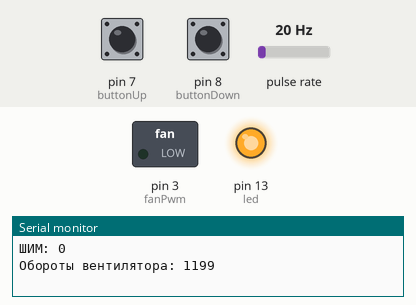
The sketch below on a simulated Arduino Uno, built with avr-gcc and run on an emulated ATmega328P. Shown: switched loads named in the sketch (green lamp = pin HIGH), output pins drawn as LEDs (lit = HIGH), the last lines printed to the serial monitor. Wiring (inferred from the names in the program): pulse sensor: data pin 2. Dashed ring = blinking. The test bench sets the inputs (shaded band); at power-on: pin 7 (buttonUp) HIGH, pin 8 (buttonDown) HIGH, pulse rate 20 Hz.

Above: at 1.2 s.
1.3 s: pin 7 (buttonUp) pulled LOW for 3.2 s
At 5.3 s:
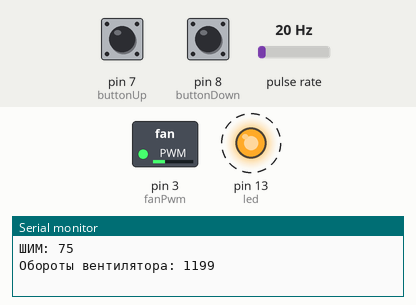
6.0 s: pin 8 (buttonDown) pulled LOW for 3.2 s
At 7.6 s:
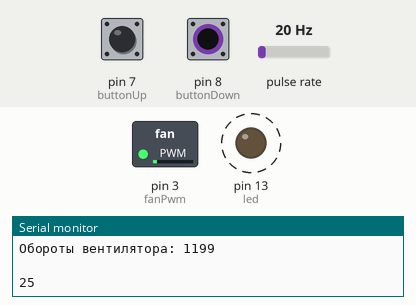
10.7 s: pin 7 (buttonUp) pulled LOW for 0.15 s
At 11.5 s:
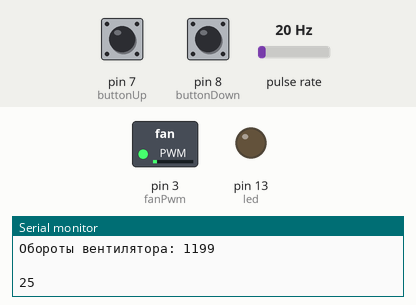
13.2 s: pin 8 (buttonDown) pulled LOW for 0.15 s
At 15.2 s:
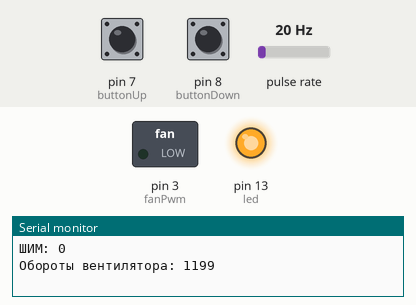
16.3 s: pin 7 (buttonUp) pulled LOW for 1 s
At 17.2 s:
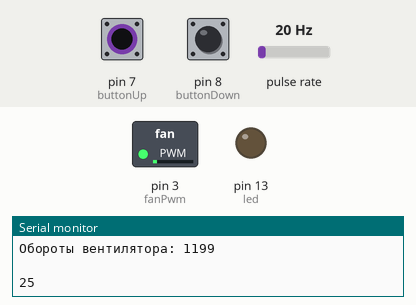
18.9 s: pin 7 (buttonUp) driven LOW
At 22.7 s:
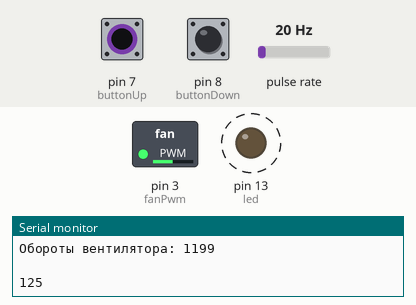
Timing chart, 0 to 25.8 s (numbered marks = the images above; inputs shaded):
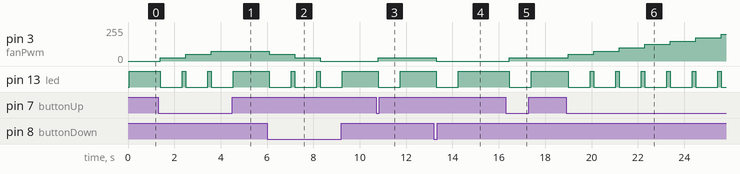

Measured:
- after the input at 1.3 s, pin 3 (fanPwm): 0/255 → 25/255 after 0.09 s, → 50/255 1.1 s later, → 75/255 1.1 s later; pin 13 (led): alternates HIGH for 0.14 s and LOW for 0.96 s, starting after 0.09 s
- after the input at 6.0 s, pin 3 (fanPwm): 75/255 → 50/255 after 0.09 s, → 25/255 1.1 s later, → 0/255 1.1 s later; pin 13 (led): alternates HIGH for 0.14 s and LOW for 0.96 s, starting after 0.09 s
- after the input at 10.7 s, pin 3 (fanPwm): 0/255 → 25/255 after 0.09 s; pin 13 (led): HIGH → LOW after 0.09 s, → HIGH 0.96 s later
- after the input at 13.2 s, pin 3 (fanPwm): 25/255 → 0/255 after 0.09 s; pin 13 (led): HIGH → LOW after 0.09 s, → HIGH 0.96 s later
- after the input at 16.3 s, pin 3 (fanPwm): 0/255 → 25/255 after 0.14 s; pin 13 (led): HIGH → LOW after 0.14 s, → HIGH 0.96 s later
- after the input at 18.9 s, pin 3 (fanPwm): moves from 25/255 to 200/255 over 6.6 s, starting after 0.09 s; pin 13 (led): alternates HIGH for 0.14 s and LOW for 0.96 s, starting after 0.09 s

The sketch:

karlson_fan_control.ino
```cpp
int fanPwm = 3;             // Пин PWM для управления вентилятором
int fanTach = 2;             // Пин для чтения сигнала оборотов вентилятора
int buttonUp = 7;           // Пин кнопки увеличения скорости вентилятора
int buttonDown = 8;         // Пин кнопки уменьшения скорости вентилятора
int buttonStateUp = 0;      // Состояние кнопки увеличения скорости
int buttonStateDown = 0;    // Состояние кнопки уменьшения скорости
int pwm = 0;                // Значение ШИМ (Широтно-Импульсная Модуляция) для управления скоростью вентилятора
int pwmStep = 25;           // Шаг изменения ШИМ (10%)
int led = 13;               // Пин светодиода
unsigned long pulseDuration;
unsigned long previousMillis = 0;

const long interval = 1000;  // Интервал для вывода данных в миллисекундах (1 секунда)

void setup() {
  Serial.begin(9600);
  pinMode(fanPwm, OUTPUT);  // Установка пина управления вентилятором как выход
  pinMode(fanTach, INPUT);  // Установка пина для чтения сигнала оборотов вентилятора как вход
  digitalWrite(fanTach, HIGH);  // Включение внутреннего подтягивающего резистора для сигнала оборотов
  pinMode(led, OUTPUT);  // Установка пина светодиода как выход
  pinMode(buttonUp, INPUT_PULLUP);  // Установка пина кнопки увеличения скорости как вход с подтягивающим резистором
  pinMode(buttonDown, INPUT_PULLUP);  // Установка пина кнопки уменьшения скорости как вход с подтягивающим резистором
}

void loop() {
  buttonStateUp = digitalRead(buttonUp);
  buttonStateDown = digitalRead(buttonDown);

  pulseDuration = pulseIn(fanTach, LOW);  // Измерение длительности импульса сигнала оборотов вентилятора
  double frequency = 1000000.0 / pulseDuration;  // Расчет частоты вентилятора
  int rpm = frequency / 2 * 60;  // Расчет оборотов в минуту

  unsigned long currentMillis = millis();
  if (currentMillis - previousMillis >= interval) {
    previousMillis = currentMillis;
    Serial.print("Длительность импульса: ");
    Serial.println(pulseDuration);
    Serial.print("ШИМ: ");
    Serial.println(pwm);
    Serial.print("Обороты вентилятора: ");
    Serial.println(rpm);
    Serial.println(" ");
  }

  // Увеличение скорости вентилятора при нажатии кнопки увеличения
  if (buttonStateUp == 0 && pwm < 250) {
    fastBlinkLed();  // Мигание светодиода
    pwm = pwm + pwmStep;  // Увеличение ШИМ
    analogWrite(fanPwm, pwm);  // Управление скоростью вентилятора
    Serial.println(pwm);
    if (pwm >= 255) {
      pwm = 255;
    }
    delay(960);
  }

  // Уменьшение скорости вентилятора при нажатии кнопки уменьшения
  if (buttonStateDown == 0 && pwm != 0) {
    fastBlinkLed();  // Мигание светодиода
    pwm = pwm - pwmStep;  // Уменьшение ШИМ
    analogWrite(fanPwm, pwm);  // Управление скоростью вентилятора
    Serial.println(pwm);
    if (pwm <= 0) {
      pwm = 0;
    }
    delay(960);
  } else {
    analogWrite(fanPwm, pwm);
  }

  warningLed(rpm);  // Включение светодиода предупреждения в зависимости от оборотов вентилятора
}

// Включение светодиода предупреждения при низких оборотах
void warningLed(int rpm) {
  if (rpm <= 2200) {
    digitalWrite(led, HIGH);
  } else {
    digitalWrite(led, LOW);
  }
}

// Быстрое мигание светодиода
void fastBlinkLed() {
  digitalWrite(led, HIGH);
  delay(40);
  digitalWrite(led, LOW);
}
```
